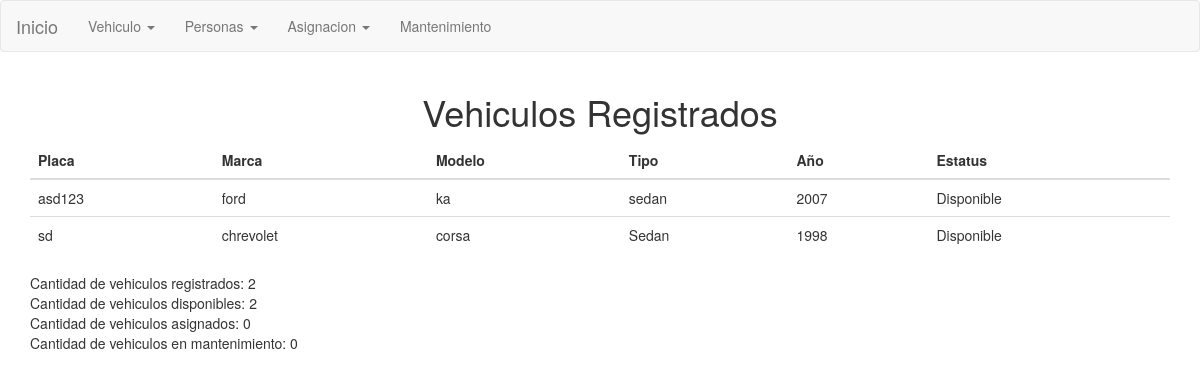
/?view=vehiculos, run on an earlier commit of the app's database.
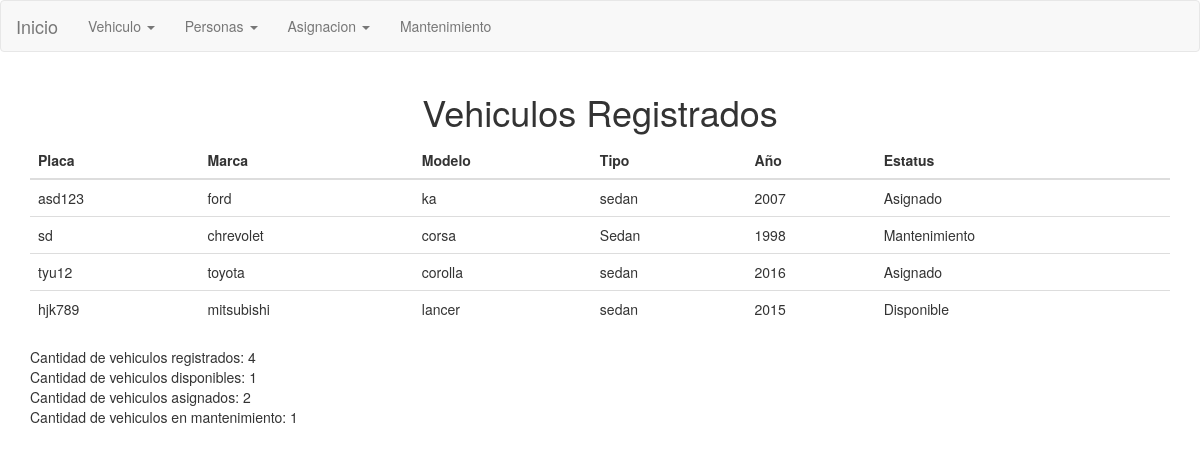
And on a later commit of the database.
### tables this page shows
CREATE TABLE IF NOT EXISTS `vehiculo` (
`id` int(200) NOT NULL,
  `placa` varchar(30) NOT NULL,
  `marca` varchar(30) NOT NULL,
  `modelo` varchar(30) NOT NULL,
  `tipo` varchar(30) NOT NULL,
  `año` int(5) NOT NULL,
  `estatus` int(2) NOT NULL DEFAULT '1',
  `kilometraje` int(255) NOT NULL
);

### core/bin/functions/Vehiculos.php (called while the page is built, shortened)
<?php
  function Vehiculos() {
    $db = new Conexion();
    $sql = $db->query("SELECT * FROM vehiculo;");
    if ($db->rows($sql) > 0) {
      while ($data = $db->recorrer($sql)) {
        $vehiculos[$data['id']] = $data;
      }
    }else{
      $vehiculos = false;
    }
    return $vehiculos;
  }
 ?>

### core/core.php (called while the page is built, shortened)
<?php
  require('core/models/class.Conexion.php');
  require('core/bin/functions/Vehiculos.php');
  $_vehiculos = Vehiculos();
 ?>

### core/models/class.Conexion.php (called while the page is built, shortened)
<?php
  class Conexion extends mysqli {
    public function rows($query){
      return mysqli_num_rows($query);
    }
    public function liberar($query){
      return mysqli_free_result($query);
    }
    public function recorrer($query){
      return mysqli_fetch_array($query);
    }
  }
 ?>

### views/template/allvehiculos.php (the view, shortened to what this page needs)
<?php include('views/overall/header.php'); ?>
<body>
  <?php include('views/overall/topnav.php'); ?>
    <div class="col-sm-12">
        <center><h1>Vehiculos Registrados</h1></center>
          <div class="col-md-12">
            <?php
            if(false != $_vehiculos) {
              $disponible = 0;
              $asignado = 0;
              $mantenimiento = 0;
             $HTML = '<table class="table table-hover"><thead><tr>
             <th>Placa</th>
             <th>Marca</th>
             <th>Modelo</th>
             <th>Tipo</th>
             <th>Año</th>
             <th>Estatus</th>
             </tr></thead>
             <tbody>';
              foreach($_vehiculos as $id_vehiculo => $vehiculo_array) {
                if ($_vehiculos[$id_vehiculo]['estatus'] == 0) {
                  $asignado++;
                  $HTML .= '<tr>
                    <td>'.$_vehiculos[$id_vehiculo]['placa'].'</td>
                    <td>'.$_vehiculos[$id_vehiculo]['marca'].'</td>
                    <td>'.$_vehiculos[$id_vehiculo]['modelo'].'</td>
                    <td>'.$_vehiculos[$id_vehiculo]['tipo'].'</td>
                    <td>'.$_vehiculos[$id_vehiculo]['año'].'</td>
                    <td>Asignado</td>
                  </tr>';
                }else if ($_vehiculos[$id_vehiculo]['estatus'] == 1) {
                  $disponible++;
                  $HTML .= '<tr>
                    <td>'.$_vehiculos[$id_vehiculo]['placa'].'</td>
                    <td>'.$_vehiculos[$id_vehiculo]['marca'].'</td>
                    <td>'.$_vehiculos[$id_vehiculo]['modelo'].'</td>
                    <td>'.$_vehiculos[$id_vehiculo]['tipo'].'</td>
                    <td>'.$_vehiculos[$id_vehiculo]['año'].'</td>
                    <td>Disponible</td>
                  </tr>';
                }else if ($_vehiculos[$id_vehiculo]['estatus'] == 2) {
                  $mantenimiento++;
                  $HTML .= '<tr>
                    <td>'.$_vehiculos[$id_vehiculo]['placa'].'</td>
                    <td>'.$_vehiculos[$id_vehiculo]['marca'].'</td>
                    <td>'.$_vehiculos[$id_vehiculo]['modelo'].'</td>
                    <td>'.$_vehiculos[$id_vehiculo]['tipo'].'</td>
                    <td>'.$_vehiculos[$id_vehiculo]['año'].'</td>
                    <td>Mantenimiento</td>
                  </tr>';
                }
              }
              $HTML .= '</tbody></table>';
            } else {
              $HTML = '<div class="alert alert-dismissible alert-info"><strong>INFORMACIÓN: </strong> Todavía no existe ningun vehiculo registrado.</div>';
            }
            echo $HTML;
            echo 'Cantidad de vehiculos registrados: ' . count($_vehiculos) . '</br>';
            echo 'Cantidad de vehiculos disponibles: ' . $disponible . '</br>';
            echo 'Cantidad de vehiculos asignados: ' . $asignado . '</br>';
            echo 'Cantidad de vehiculos en mantenimiento: ' . $mantenimiento;
            ?>
          </div>
    </div>
</body>
</html>

### index.php
<?php
require('core/core.php');
if(isset($_GET['view'])) {
  if(file_exists('core/controllers/' . strtolower($_GET['view']) . 'Controller.php')) {
    include('core/controllers/' . strtolower($_GET['view']) . 'Controller.php');
  } else {
    include('core/controllers/errorController.php');
  }
} else {
  include('core/controllers/indexController.php');
}
?>

### core/controllers/vehiculosController.php (shortened to what this page needs)
<?php
  switch (isset($_GET['mode']) ? $_GET['mode'] : null) {
    default:
      include('views/template/allvehiculos.php');
      break;
  }
 ?>

### views/overall/header.php (shortened to what this page needs)
<!DOCTYPE html>
<html lang="es">
<head>
	<link rel="stylesheet" href="libs/css/bootstrap.min.css">
</head>

### views/overall/topnav.php (shortened to what this page needs)
<header>
  <nav class="navbar navbar-default">
  <div class="container-fluid">
    <div class="navbar-header">
      <a class="navbar-brand" href="index.php">Inicio</a>
    </div>
    <div class="collapse navbar-collapse" id="bs-example-navbar-collapse-1">
      <ul class="nav navbar-nav navbar-center">
        <li class="dropdown">
         <a href="#" class="dropdown-toggle" data-toggle="dropdown" role="button" aria-haspopup="true" aria-expanded="false">Vehiculo <span class="caret"></span></a>
       </li>
        <li class="dropdown">
         <a href="#" class="dropdown-toggle" data-toggle="dropdown" role="button" aria-haspopup="true" aria-expanded="false">Personas <span class="caret"></span></a>
       </li>
        <li class="dropdown">
         <a href="#" class="dropdown-toggle" data-toggle="dropdown" role="button" aria-haspopup="true" aria-expanded="false">Asignacion <span class="caret"></span></a>
       </li>
       <li><a href="?view=vehiculos&mode=mantenimiento">Mantenimiento</a></li>
      </ul>
    </div>
  </div>
  </nav>
</header>

What changed in the data, as far as the page shows it:
changed vehiculo "asd123": estatus "Disponible" → "Asignado"
changed vehiculo: estatus "Disponible" → "Mantenimiento"
added vehiculo: placa "tyu12", marca "toyota", modelo "corolla", tipo "sedan", año "2016"
added vehiculo: placa "hjk789", marca "mitsubishi", modelo "lancer", tipo "sedan", año "2015"
Also different on the page:
count($_vehiculos): "2" → "4"
$disponible: "2" → "1"
$asignado: "0" → "2"
$mantenimiento: "0" → "1"
